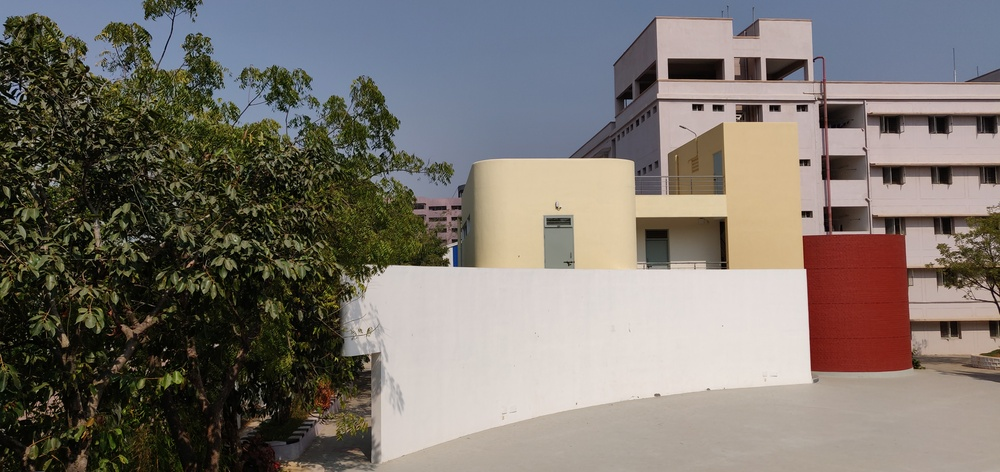
#> input picture images/Image Mosaicing/1_1.jpg, 1000 x 472 px, shrunk from 4608 x 2176 before the run; its folder holds only this picture in this run
$ jupyter execute --allow-errors Assignment2.ipynb
#> lines starting #> are read from the running program, lines starting #| are printed output that depends on the picture; after the words box and inside, x2 and y2 are one past the last pixel; in counts of white or black regions, pixels touching at a corner belong together
[cell 1]
import numpy as np
import cv2 as cv
from collections import namedtuple
import matplotlib.pyplot as plt
import matplotlib.image as mpimg
import imutils
import glob
import warnings
import os
import tqdm

[cell 2]
TOL = 5
NUM_ITR = 1000
PATHS = namedtuple('_', ('mosaic', 'stereo'))('../images/Image Mosaicing/', '../images/Stereo Correspondence/')

def read_files_q1(idx):
    files = sorted(glob.glob(PATHS.mosaic + str(idx) +'_*'))
    images = []
    for f in files:
        img = cv.imread(f)
        img = cv.cvtColor(img, cv.COLOR_BGR2RGB)
        img = cv.normalize(img, None, 0, 255, cv.NORM_MINMAX).astype('uint8')
        images.append(img)
    return images

[cell 3]
# [39 lines left out: functions get_matches, find_homography, not called in this run]

def to_homogenous(x):
    return np.concatenate((x, np.ones((x.shape[0], 1))), axis=1)


# [30 lines left out: functions project_points, find_homography_ransac, not called in this run]

[cell 4]
def crop(img):
    gray = cv.cvtColor(img, cv.COLOR_BGR2GRAY)
    ret, thresh = cv.threshold(gray, 0, 255, cv.THRESH_BINARY)

    cnts = cv.findContours(thresh, cv.RETR_EXTERNAL, cv.CHAIN_APPROX_SIMPLE)
    cnts = imutils.grab_contours(cnts)
    c = max(cnts, key=cv.contourArea)
    (x, y, w, h) = cv.boundingRect(c)
    img = img[y:y + h, x:x + w]
    return img

# [47 lines left out: functions overlap, get_dim, stitch_two, not called in this run]

[cell 5]
def panaroma(images):
    if len(images) == 0:
        return

    base = images[0]
    for img in tqdm.tqdm(images[1:]):
        base = stitch_two(img, base)


    return crop(base)

[cell 6]
images = read_files_q1(1)
#> in read_files_q1, img is the input picture: shape (472, 1000, 3); mean B, G, R 109.2, 115.7, 122.1
#> images = 1 item
img = panaroma(images)
#> in crop, `gray = cv.cvtColor(img, cv.COLOR_BGR2GRAY)`:
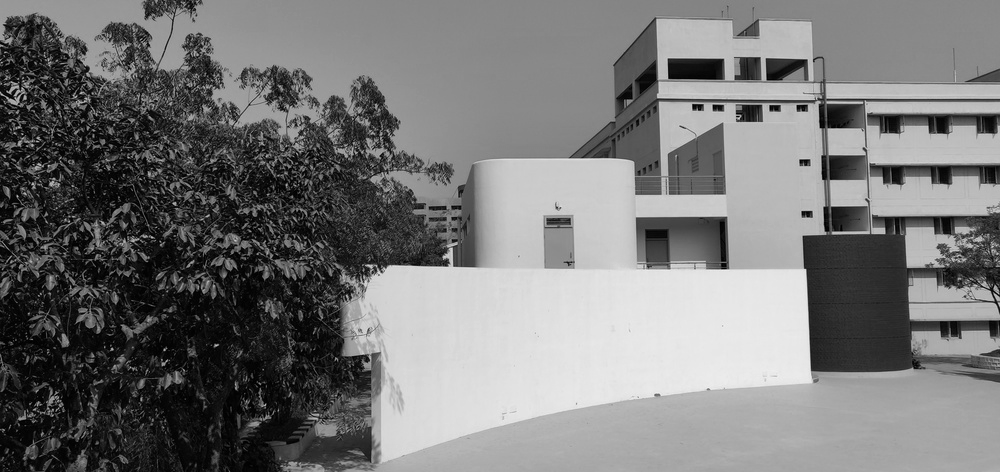
#> gray: shape (472, 1000); min 0, max 242, mean 119.1
#> in crop, `ret, thresh = cv.threshold(gray, 0, 255, cv.THRESH_BINARY)`:
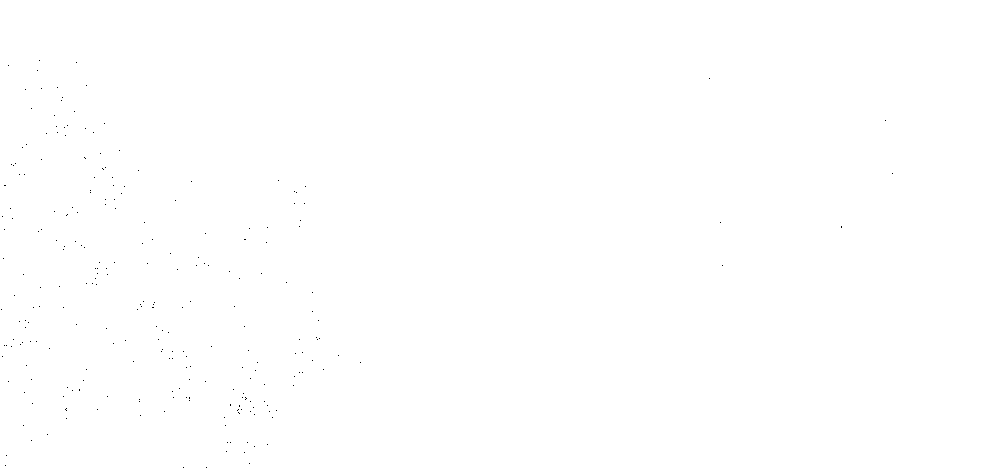
#> thresh: shape (472, 1000); 99.9% white; black in thin lines or dots, all inside (x1, y1, x2, y2) = (1, 60, 893, 468)
#> in crop, `cnts = cv.findContours(thresh, cv.RETR_EXTERNAL, cv.CHAIN_APPROX_SIMPLE)`: cnts = 1 contour; box (x1, y1, x2, y2) and area: (0, 0, 1000, 472) 470529
#> in crop, `cnts = imutils.grab_contours(cnts)`: cnts = [[[0, 0], [0, 471], [999, 471], [999, 0]]]
#> in crop, `c = max(cnts, key=cv.contourArea)`: c = [[0, 0], [0, 471], [999, 471], [999, 0]]
#> in crop, `(x, y, w, h) = cv.boundingRect(c)`: x = 0; w = 1000; h = 472
plt.imshow(img)

[cell 7]
images = read_files_q1(2)
img = panaroma(images)
#> (the rest of this cell did not finish here and is left out)

[cell 8]
images = read_files_q1(3)
img = panaroma(images)
#> (the rest of this cell did not finish here and is left out)

[cell 9]
images = read_files_q1(4)
